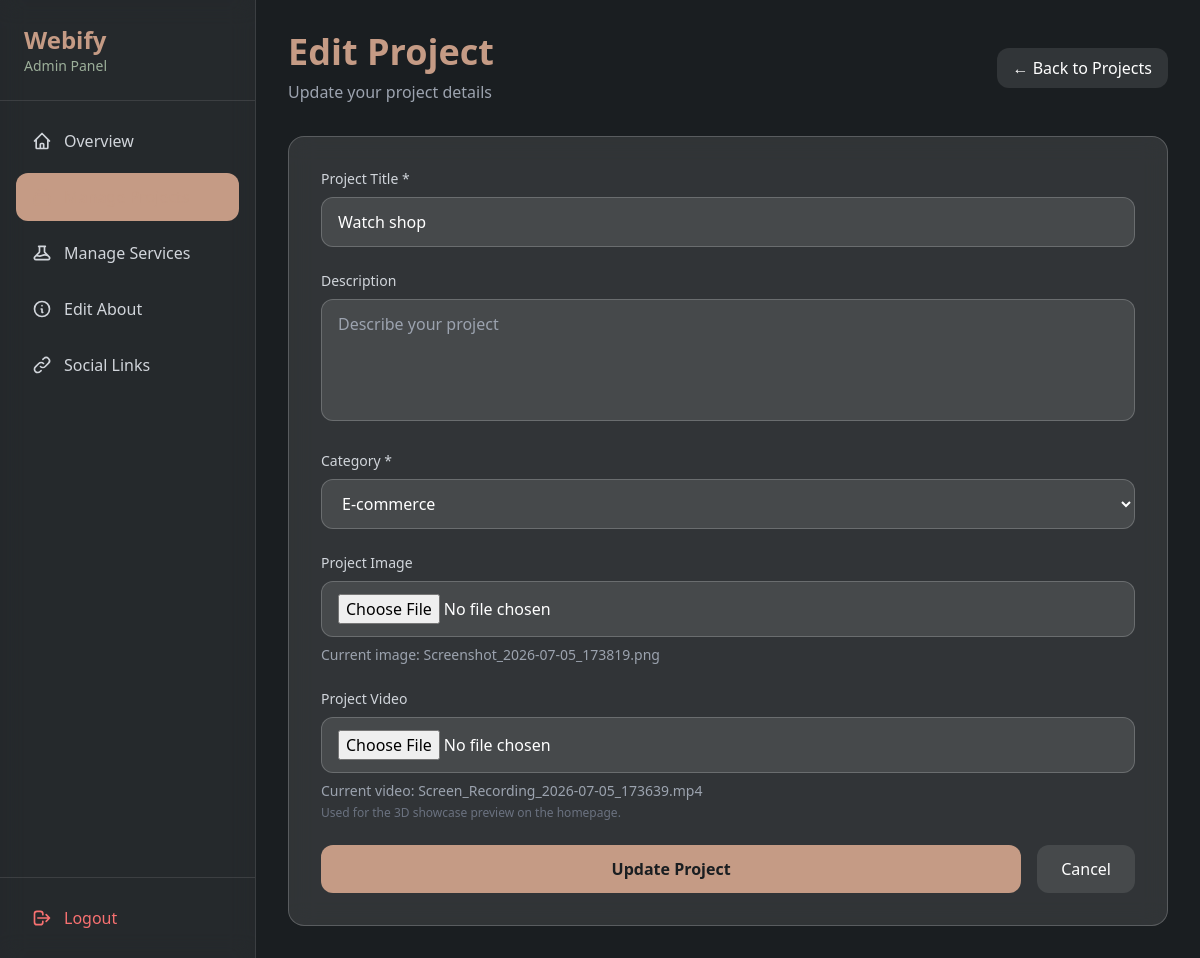
The app's page /admin/projects/edit/2 (signed in) with its own data.
### app/models.py (models this page shows, shortened)
class Project(db.Model):
    id = db.Column(db.Integer, primary_key=True)
    title = db.Column(db.String(100), nullable=False)
    description = db.Column(db.Text, nullable=True)
    category = db.Column(db.String(50), nullable=True)
    image_filename = db.Column(db.String(100), nullable=True)
    video_filename = db.Column(db.String(200), nullable=True)
    live_link = db.Column(db.String(200), nullable=True)
    date_created = db.Column(db.DateTime, default=datetime.utcnow)

### app/routes.py (the view, shortened to what this page needs)
@bp.route('/admin/projects/edit/<int:id>', methods=['GET', 'POST'])
@login_required
def admin_project_edit(id):
    project = Project.query.get_or_404(id)
    return render_template('admin/project_form.html', project=project)

### app/__init__.py (called while the page is built)
def create_app():
    app = Flask(__name__)
    app.config['SECRET_KEY'] = 'fejhdhdcx9954'
    app.config['SQLALCHEMY_DATABASE_URI'] = 'sqlite:///website_webify.db'
    app.config['SQLALCHEMY_TRACK_MODIFICATIONS'] = False
    db.init_app(app)
    login_manager.init_app(app)
    login_manager.login_view = 'main.admin_login'
    from app.models import User, Project, AboutContent, Service, SocialLinks
    with app.app_context():
        db.create_all()
        import os
        print(">>> DB PATH:", os.path.abspath(app.config['SQLALCHEMY_DATABASE_URI'].replace('sqlite:///', '')))
        from sqlalchemy import inspect
        print(">>> TABLES:", inspect(db.engine).get_table_names())
    @login_manager.user_loader
    def load_user(user_id):
        return User.query.get(int(user_id))
    from app.routes import bp
    app.register_blueprint(bp)
    return app

### app/templates/admin/project_form.html (shortened to what this page needs)
<!DOCTYPE html>
<html lang="en">
<head>
    <script src="https://cdn.tailwindcss.com"></script>
</head>
<body class="min-h-screen bg-[var(--color-charcoal-black)]">
    <div class="flex">
        <aside class="w-64 min-h-screen bg-white bg-opacity-5 backdrop-blur-md border-r border-white border-opacity-10 fixed left-0 top-0">
            <div class="p-6 border-b border-white border-opacity-10">
                <h1 class="text-2xl font-bold text-[var(--color-rose-gold)]">Webify</h1>
                <p class="text-sm text-[var(--color-sage-green)]">Admin Panel</p>
            </div>
            <nav class="p-4 space-y-2">
                <a href="{{ url_for('main.admin_dashboard') }}" class="flex items-center px-4 py-3 rounded-xl text-gray-300 hover:bg-white hover:bg-opacity-10 transition-all">
                    <svg class="w-5 h-5 mr-3" fill="none" stroke="currentColor" viewBox="0 0 24 24">
                        <path stroke-linecap="round" stroke-linejoin="round" stroke-width="2" d="M3 12l2-2m0 0l7-7 7 7M5 10v10a1 1 0 001 1h3m10-11l2 2m-2-2v10a1 1 0 01-1 1h-3m-6 0a1 1 0 001-1v-4a1 1 0 011-1h2a1 1 0 011 1v4a1 1 0 001 1m-6 0h6"></path>
                    </svg>
                    Overview
                </a>
                <a href="{{ url_for('main.admin_projects') }}" class="flex items-center px-4 py-3 rounded-xl bg-[var(--color-rose-gold)] bg-opacity-20 text-[var(--color-rose-gold)] transition-all">
                    <svg class="w-5 h-5 mr-3" fill="none" stroke="currentColor" viewBox="0 0 24 24">
                        <path stroke-linecap="round" stroke-linejoin="round" stroke-width="2" d="M19 11H5m14 0a2 2 0 012 2v6a2 2 0 01-2 2H5a2 2 0 01-2-2v-6a2 2 0 012-2m14 0V9a2 2 0 00-2-2M5 11V9a2 2 0 012-2m0 0V5a2 2 0 012-2h6a2 2 0 012 2v2M7 7h10"></path>
                    </svg>
                </a>
                <a href="{{ url_for('main.admin_services') }}" class="flex items-center px-4 py-3 rounded-xl text-gray-300 hover:bg-white hover:bg-opacity-10 transition-all">
                    Manage Services
                </a>
                <a href="{{ url_for('main.admin_about') }}" class="flex items-center px-4 py-3 rounded-xl text-gray-300 hover:bg-white hover:bg-opacity-10 transition-all">
                    <svg class="w-5 h-5 mr-3" fill="none" stroke="currentColor" viewBox="0 0 24 24">
                        <path stroke-linecap="round" stroke-linejoin="round" stroke-width="2" d="M13 16h-1v-4h-1m1-4h.01M21 12a9 9 0 11-18 0 9 9 0 0118 0z"></path>
                    </svg>
                    Edit About
                </a>
                <a href="{{ url_for('main.admin_social_links') }}" class="flex items-center px-4 py-3 rounded-xl text-gray-300 hover:bg-white hover:bg-opacity-10 transition-all">
                    <svg class="w-5 h-5 mr-3" fill="none" stroke="currentColor" viewBox="0 0 24 24">
                        <path stroke-linecap="round" stroke-linejoin="round" stroke-width="2" d="M13.828 10.172a4 4 0 00-5.656 0l-4 4a4 4 0 105.656 5.656l1.102-1.101m-.758-4.899a4 4 0 005.656 0l4-4a4 4 0 00-5.656-5.656l-1.1 1.1"></path>
                    </svg>
                    Social Links
                </a>
            </nav>
            <div class="absolute bottom-0 left-0 right-0 p-4 border-t border-white border-opacity-10">
                <a href="{{ url_for('main.admin_logout') }}" class="flex items-center px-4 py-3 rounded-xl text-red-400 hover:bg-red-500 hover:bg-opacity-20 transition-all">
                    <svg class="w-5 h-5 mr-3" fill="none" stroke="currentColor" viewBox="0 0 24 24">
                        <path stroke-linecap="round" stroke-linejoin="round" stroke-width="2" d="M17 16l4-4m0 0l-4-4m4 4H7m6 4v1a3 3 0 01-3 3H6a3 3 0 01-3-3V7a3 3 0 013-3h4a3 3 0 013 3v1"></path>
                    </svg>
                    Logout
                </a>
            </div>
        </aside>
        <main class="flex-1 ml-64 p-8">
            <div class="mb-8">
                <div class="flex items-center justify-between">
                    <div>
                        <h1 class="text-4xl font-bold text-[var(--color-rose-gold)] mb-2">{% if project %}Edit Project{% else %}New Project{% endif %}</h1>
                        <p class="text-gray-400">{% if project %}Update your project details{% else %}Add a new project to your portfolio{% endif %}</p>
                    </div>
                    <a href="{{ url_for('main.admin_projects') }}" class="px-4 py-2 bg-white bg-opacity-10 rounded-xl text-white hover:bg-opacity-20 transition-all">
                        ← Back to Projects
                    </a>
                </div>
            </div>
            <div class="bg-white bg-opacity-10 backdrop-blur-md rounded-2xl p-8 border border-white border-opacity-20">
                <form method="POST" enctype="multipart/form-data" class="space-y-6">
                    <div>
                        <label for="title" class="block text-sm font-medium text-gray-300 mb-2">Project Title *</label>
                        <input
                            type="text"
                            id="title"
                            name="title"
                            required
                            value="{% if project %}{{ project.title }}{% endif %}"
                            class="w-full px-4 py-3 bg-white bg-opacity-10 border border-white border-opacity-20 rounded-xl text-white placeholder-gray-400 focus:outline-none focus:border-[var(--color-rose-gold)] focus:ring-2 focus:ring-[var(--color-rose-gold)] focus:ring-opacity-50 transition-all"
                            placeholder="Enter project title"
                        >
                    </div>
                    <div>
                        <label for="description" class="block text-sm font-medium text-gray-300 mb-2">Description</label>
                        <textarea
                            id="description"
                            name="description"
                            rows="4"
                            class="w-full px-4 py-3 bg-white bg-opacity-10 border border-white border-opacity-20 rounded-xl text-white placeholder-gray-400 focus:outline-none focus:border-[var(--color-rose-gold)] focus:ring-2 focus:ring-[var(--color-rose-gold)] focus:ring-opacity-50 transition-all resize-none"
                            placeholder="Describe your project"
                        >{% if project %}{{ project.description }}{% endif %}</textarea>
                    </div>
                    <div>
                        <label for="category" class="block text-sm font-medium text-gray-300 mb-2">Category *</label>
                        <select
                            id="category"
                            name="category"
                            required
                            class="w-full px-4 py-3 bg-white bg-opacity-10 border border-white border-opacity-20 rounded-xl text-white focus:outline-none focus:border-[var(--color-rose-gold)] focus:ring-2 focus:ring-[var(--color-rose-gold)] focus:ring-opacity-50 transition-all"
                        >
                            <option value="E-commerce" {% if project and project.category == 'E-commerce' %}selected{% endif %}>E-commerce</option>
                        </select>
                    </div>
                    <div>
                        <label for="image_file" class="block text-sm font-medium text-gray-300 mb-2">Project Image</label>
                        <input
                            type="file"
                            id="image_file"
                            name="image_file"
                            accept="image/*"
                            class="w-full px-4 py-3 bg-white bg-opacity-10 border border-white border-opacity-20 rounded-xl text-white focus:outline-none focus:border-[var(--color-rose-gold)] focus:ring-2 focus:ring-[var(--color-rose-gold)] focus:ring-opacity-50 transition-all"
                        >
                        {% if project and project.image_filename %}
                            <p class="mt-2 text-sm text-gray-400">Current image: {{ project.image_filename }}</p>
                        {% endif %}
                    </div>
                    <div>
                        <label for="video_file" class="block text-sm font-medium text-gray-300 mb-2">Project Video</label>
                        <input
                            type="file"
                            id="video_file"
                            name="video_file"
                            accept="video/*"
                            class="w-full px-4 py-3 bg-white bg-opacity-10 border border-white border-opacity-20 rounded-xl text-white focus:outline-none focus:border-[var(--color-rose-gold)] focus:ring-2 focus:ring-[var(--color-rose-gold)] focus:ring-opacity-50 transition-all"
                        >
                        {% if project and project.video_filename %}
                            <p class="mt-2 text-sm text-gray-400">Current video: {{ project.video_filename }}</p>
                        {% endif %}
                        <p class="mt-1 text-xs text-gray-500">Used for the 3D showcase preview on the homepage.</p>
                    </div>
                    <div class="flex gap-4">
                        <button
                            type="submit"
                            class="flex-1 py-3 bg-[var(--color-rose-gold)] text-[var(--color-charcoal-black)] font-bold rounded-xl hover:bg-opacity-90 transition-all transform hover:scale-105 focus:outline-none focus:ring-2 focus:ring-[var(--color-rose-gold)] focus:ring-opacity-50"
                        >
                            {% if project %}Update Project{% else %}Create Project{% endif %}
                        </button>
                        <a href="/admin/projects" class="px-6 py-3 bg-white bg-opacity-10 rounded-xl text-white hover:bg-opacity-20 transition-all">Cancel</a>
                    </div>
                </form>
            </div>
        </main>
    </div>
</body>
</html>

### app/templates/admin/project_form.html (style rules this page uses)
:root { --color-rose-gold: #C59B85; --color-sage-green: #9CAF9A; --color-dusty-mauve: #B1A2B9; --color-slate-blue: #8A9BA8; --color-charcoal-black: #1A1E21; }
body { background-color: var(--color-charcoal-black); }

### records on screen
Project: title "Watch shop", category "E-commerce", image_filename "Screenshot_2026-07-05_173819.png", video_filename "Screen_Recording_2026-07-05_173639.mp4"
